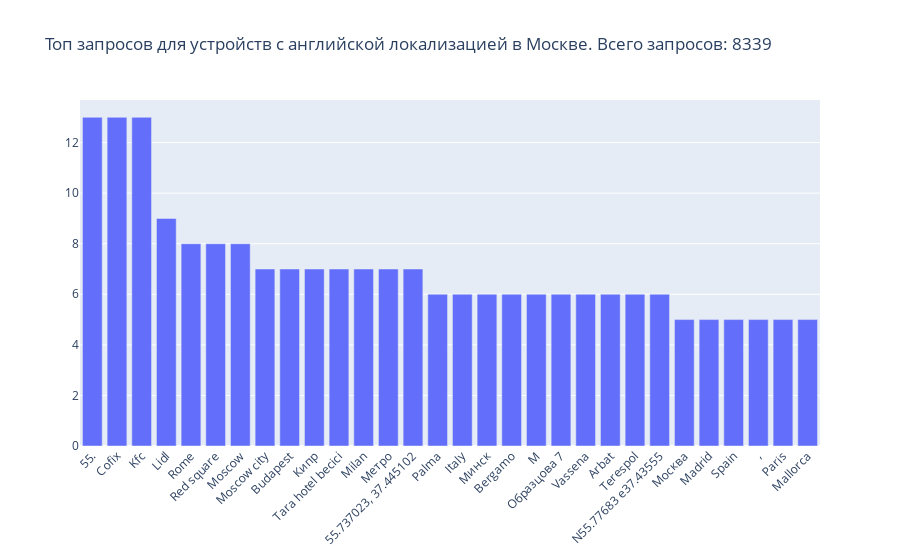

Notebook code cell kept with this figure:
### Code cell
total = sum(top_en_moscow.values())
top_en_moscow = dict(top_en_moscow.most_common(30))
fig = go.Figure(
    [go.Bar(x=list(top_en_moscow.keys()), y=list(top_en_moscow.values()))],
    layout_title_text='Топ запросов для устройств с английской локализацией в Москве. Всего запросов: {}'.format(total)
)
fig.update_layout(barmode='group', xaxis_tickangle=-45)
fig.show()

### Figure 1 — Plotly figure (JSON) as saved in the notebook; plotly's stock layout.template omitted (floating-point values rounded to 4 significant figures)
{"data": [{"type": "bar", "x": ["55.", "Cofix", "Kfc", "Lidl", "Rome", "Red square", "Moscow", "Moscow city", "Budapest", "Кипр", "Tara hotel becici", "Milan", "Метро", "55.737023, 37.445102", "Palma", "Italy", "Минск", "Bergamo", "M", "Образцова 7", "Vassena", "Arbat", "Terespol", "N55.77683 e37.43555", "Москва", "Madrid", "Spain", ",", "Paris", "Mallorca"], "y": [13, 13, 13, 9, 8, 8, 8, 7, 7, 7, 7, 7, 7, 7, 6, 6, 6, 6, 6, 6, 6, 6, 6, 6, 5, 5, 5, 5, 5, 5]}], "layout": {"barmode": "group", "title": {"text": "Топ запросов для устройств с английской локализацией в Москве. Всего запросов: 8339"}, "xaxis": {"tickangle": -45}}}
